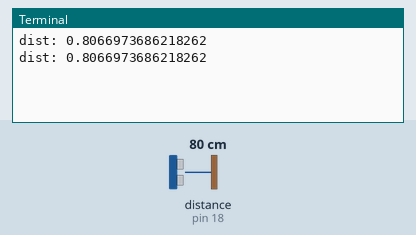
A program run on a simulated Raspberry Pi (header pin numbers). On the bench: the last lines printed to the terminal. Inputs (shaded band) come from the test bench; at power-on: distance to the obstacle (sensor on pin 18) 80 cm. The echo pulse lasts 58.3 µs per cm; the clock reads 2024-03-15 10:24:30 at power-on unless the program sets it.

Above: at 1.2 s.
1.3 s: distance to the obstacle (sensor on pin 18) set to 2 cm
At 2.6 s:
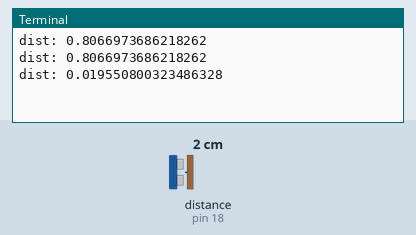
2.8 s: distance to the obstacle (sensor on pin 18) set to 4 cm
At 3.5 s:
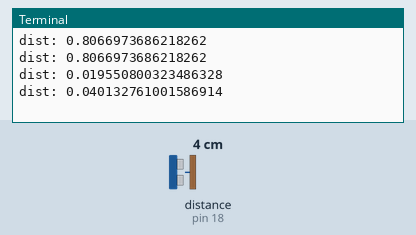
Timing chart, 0 to 5.8 s (numbered marks = the images above; inputs shaded):
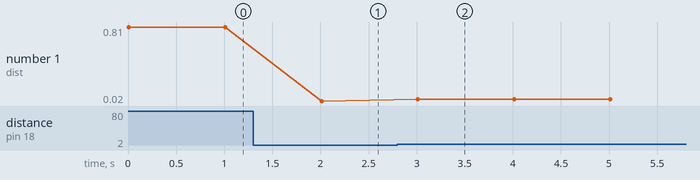

The program:

8_echo_sensor.py
```python
import RPi.GPIO as GPIO
import time

TRIGGER_PIN = 16
ECHO_PIN = 18

def measure():
    temp = 25   # assumption temperature
    v = 331 + 0.6 * temp
    GPIO.output(TRIGGER_PIN, GPIO.HIGH)
    time.sleep(0.00001)     # 10 us from spec.
    GPIO.output(TRIGGER_PIN, GPIO.LOW)

    pulse_start = time.time()
    while GPIO.input(ECHO_PIN) == GPIO.LOW:
        pulse_start = time.time()
    while GPIO.input(ECHO_PIN) == GPIO.HIGH:
        pulse_end = time.time()
    t = pulse_end - pulse_start
    d = t * v / 2   # twice distance near->far->near
    return d

def main():
    # de-bounce when pressed
    GPIO.setmode(GPIO.BOARD)
    GPIO.setup(TRIGGER_PIN, GPIO.OUT)
    GPIO.setup(ECHO_PIN, GPIO.IN)
    GPIO.output(TRIGGER_PIN, GPIO.LOW)

    try:
        while True:
            dist = measure()
            print("dist: " + str(dist))
            time.sleep(1)

    except KeyboardInterrupt:
        print("Exception: keyboard interrupt")
    finally:
        GPIO.cleanup()

if __name__ == "__main__":
    main()
```

Measured:
- after the input at 1.3 s, the terminal: prints a new line after 0.71 s (image 1)
- after the input at 2.8 s, the terminal: prints a new line after 0.21 s (image 2)
- plotted number 1: 0.81 → 0.02 after the input at 1.3 s, 0.02 → 0.04 after the input at 2.8 s
